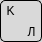
              <widget class="QWidget" name="key_K" native="true">
               <property name="minimumSize">
                <size>
                 <width>42</width>
                 <height>42</height>
                </size>
               </property>
               <property name="maximumSize">
                <size>
                 <width>42</width>
                 <height>42</height>
                </size>
               </property>
               <property name="styleSheet">
                <string notr="true">border: 1px solid black;
background-color: #D9D9D9; 
border-radius: 5px;
 color: black; 
</string>
               </property>
               <layout class="QGridLayout" name="gridLayout_42" rowstretch="0,0,0,0" columnstretch="0,0,0">
                <property name="leftMargin">
                 <number>0</number>
                </property>
                <property name="topMargin">
                 <number>0</number>
                </property>
                <property name="rightMargin">
                 <number>0</number>
                </property>
                <property name="bottomMargin">
                 <number>0</number>
                </property>
                <property name="spacing">
                 <number>0</number>
                </property>
                <item row="3" column="2">
                 <widget class="QLabel" name="label_105">
                  <property name="styleSheet">
                   <string notr="true">border: none;  background: transparent</string>
                  </property>
                  <property name="text">
                   <string>  Л</string>
                  </property>
                 </widget>
                </item>
                <item row="3" column="0">
                 <widget class="QLabel" name="label_106">
                  <property name="styleSheet">
                   <string notr="true">border: none; background: transparent</string>
                  </property>
                  <property name="text">
                   <string/>
                  </property>
                 </widget>
                </item>
                <item row="2" column="0">
                 <widget class="QLabel" name="label_107">
                  <property name="styleSheet">
                   <string notr="true">border: none;  background: transparent</string>
                  </property>
                  <property name="text">
                   <string>  K</string>
                  </property>
                 </widget>
                </item>
               </layout>
              </widget>
